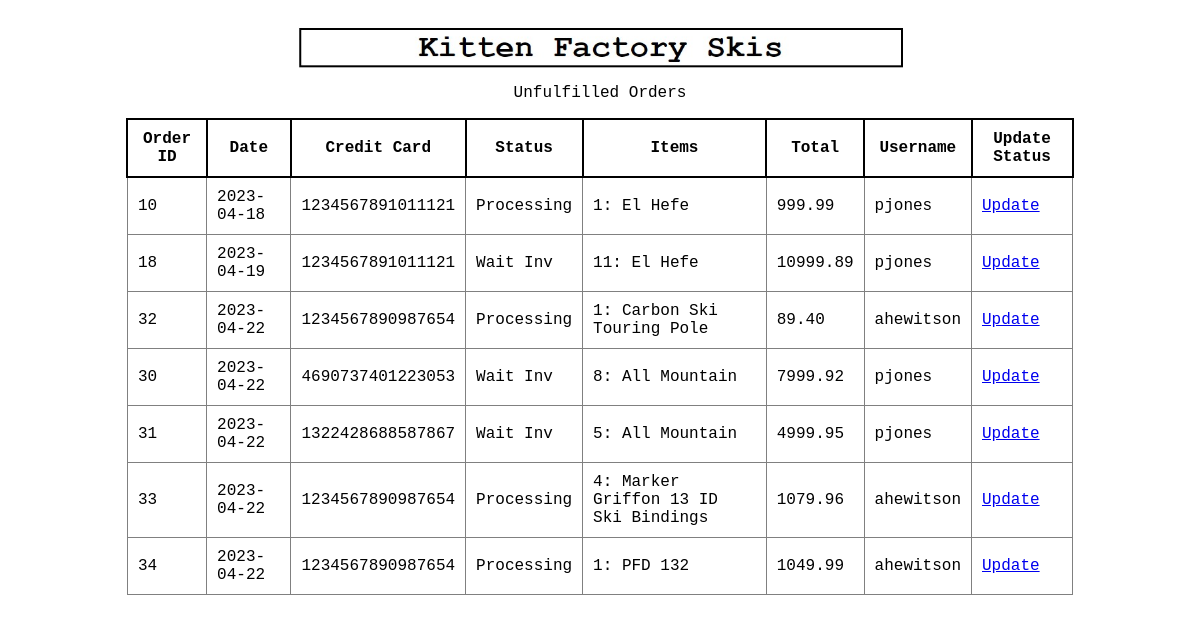
Screenshot of /code/employee/report_unfulfilled.php (signed in) with the database file from the repository.
### tables this page shows
CREATE TABLE IF NOT EXISTS `orders` (
  `ORD_ID` int NOT NULL AUTO_INCREMENT,
  `total_price` decimal(10,2) NOT NULL,
  `status` varchar(50) NOT NULL,
  `date` date NOT NULL,
  `PMT_ID` int NOT NULL,
  `CUST_ID` int NOT NULL,
  PRIMARY KEY (`ORD_ID`),
  KEY `PMT_ID` (`PMT_ID`),
  KEY `CUST_ID` (`CUST_ID`)
);

CREATE TABLE IF NOT EXISTS `payment` (
  `PMT_ID` int NOT NULL AUTO_INCREMENT,
  `exp_date` varchar(10) NOT NULL,
  `credit_card` varchar(16) NOT NULL,
  `CUST_ID` int NOT NULL,
  PRIMARY KEY (`PMT_ID`),
  KEY `CUST_ID` (`CUST_ID`)
);

CREATE TABLE IF NOT EXISTS `orderline` (
  `ORDLNE_ID` int NOT NULL AUTO_INCREMENT,
  `PROD_ID` int NOT NULL,
  `quantity` int NOT NULL,
  `unit_price` decimal(10,2) NOT NULL,
  `total_price` decimal(10,2) NOT NULL,
  `ORD_ID` int NOT NULL,
  PRIMARY KEY (`ORDLNE_ID`),
  KEY `PROD_ID` (`PROD_ID`),
  KEY `ORD_ID` (`ORD_ID`)
);

CREATE TABLE IF NOT EXISTS `product` (
  `PROD_ID` int NOT NULL AUTO_INCREMENT,
  `name` varchar(255) NOT NULL,
  `description` varchar(1000) NOT NULL,
  `price` decimal(10,2) NOT NULL,
  `inventory` int NOT NULL,
  `imagepath` varchar(500) NOT NULL,
  PRIMARY KEY (`PROD_ID`)
);

CREATE TABLE IF NOT EXISTS `users` (
  `USER_ID` int NOT NULL AUTO_INCREMENT,
  `username` varchar(150) NOT NULL,
  `password` varchar(150) NOT NULL,
  `role` varchar(50) NOT NULL,
  PRIMARY KEY (`USER_ID`)
);

### code/employee/report_unfulfilled.php (the view, shortened to what this page needs)
<html>
	<head>
		<link rel="stylesheet" type="text/css" href="../../styles/styles.css">
		<div class="container">
			<br><a href="../both/home_page.php"><img src="../../images/logo.jpg" width="605" height="42"></img></a>
		</div>
	</head>
</html>
<?php
require_once "../../database/dbinfo.php";
$conn = new mysqli($hn, $un, $pw, $db);
$query = "SELECT orders.ORD_ID, orders.date, payment.credit_card, orders.status, orders.total_price, users.username
			FROM orders
			JOIN customer ON orders.CUST_ID = customer.CUST_ID
			JOIN users ON customer.USER_ID = users.USER_ID
			JOIN payment ON orders.PMT_ID = payment.PMT_ID
			WHERE orders.status NOT LIKE 'Shipped' AND orders.status NOT LIKE 'Delivered' AND orders.status NOT LIKE 'RTN%';";
$result = $conn->query($query);
echo <<<_END
	<div class="container">
		<p>Unfulfilled Orders</p>
	<table>
		<tr>
			<th>Order ID</th>
			<th>Date</th>
			<th>Credit Card</th>
			<th>Status</th>
			<th>Items</th>
			<th>Total</th>
			<th>Username</th>
			<th>Update Status</th>
		</tr>
_END;
$rows = $result->num_rows;
for($i = 0; $i < $rows; $i++) {
	$row = $result->fetch_array(MYSQLI_ASSOC);
	$query2 = "SELECT product.name, orderline.quantity
				FROM product
				INNER JOIN orderline ON product.PROD_ID = orderline.PROD_ID
				WHERE orderline.ORD_ID = '$row[ORD_ID]'";
	$result2 = $conn->query($query2);
	$rows2 = $result2->num_rows;
	$items = '';
	for($j = 0; $j < $rows2; $j++) {
		$row2 = $result2->fetch_array(MYSQLI_ASSOC);
		$items = $items . "$row2[quantity]: $row2[name]<br>";
	}
	echo "<tr>";
	echo "<td>" . $row['ORD_ID'] . "</td>";
	echo "<td>" . $row['date'] . "</td>";
	echo "<td>" . $row['credit_card'] . "</td>";
	echo "<td>" . $row['status'] . "</td>";
	echo "<td>" . $items . "</td>";
	echo "<td>" . $row['total_price'] . "</td>";
	echo "<td>" . $row['username'] . "</td>";
	echo "<td>" . "<a href='order_update.php?ORD_ID=$row[ORD_ID]'>Update</a>" . "</td>";
	echo "</tr>";
}
echo "</table></div>";
?>

### styles/styles.css (style rules this page uses)
.container { display: flex; flex-direction: column; justify-content: center; align-items: center; font-family: Courier New, Courier, monospace; }
table { border-collapse: collapse; width: 80%; }
th { border: 2px solid black; font-weight: bold; text-align: center; padding: 10px; }
td { border: 1px solid grey; text-align: left; padding: 10px; }

### rows the page displays
orders: ORD_ID "10", date "2023-04-18", PMT_ID.credit_card "1234567891011121", status "Processing", orderline.quantity "1", product.name "El Hefe", total_price "999.99", users.username "pjones"
orders: ORD_ID "18", date "2023-04-19", PMT_ID.credit_card "1234567891011121", status "Wait Inv", orderline.quantity "11", product.name "El Hefe", total_price "10999.89", users.username "pjones"
orders: ORD_ID "32", date "2023-04-22", PMT_ID.credit_card "1234567890987654", status "Processing", orderline.quantity "1", product.name "Carbon Ski Touring Pole", total_price "89.40", users.username "ahewitson"
orders: ORD_ID "30", date "2023-04-22", PMT_ID.credit_card "4690737401223053", status "Wait Inv", orderline.quantity "8", product.name "All Mountain", total_price "7999.92", users.username "pjones"
orders: ORD_ID "31", date "2023-04-22", PMT_ID.credit_card "1322428688587867", status "Wait Inv", orderline.quantity "5", product.name "All Mountain", total_price "4999.95", users.username "pjones"
orders: ORD_ID "33", date "2023-04-22", PMT_ID.credit_card "1234567890987654", status "Processing", orderline.quantity "4", product.name "Marker Griffon 13 ID Ski Bindings", total_price "1079.96", users.username "ahewitson"
orders: ORD_ID "34", date "2023-04-22", PMT_ID.credit_card "1234567890987654", status "Processing", orderline.quantity "1", product.name "PFD 132", total_price "1049.99", users.username "ahewitson"
